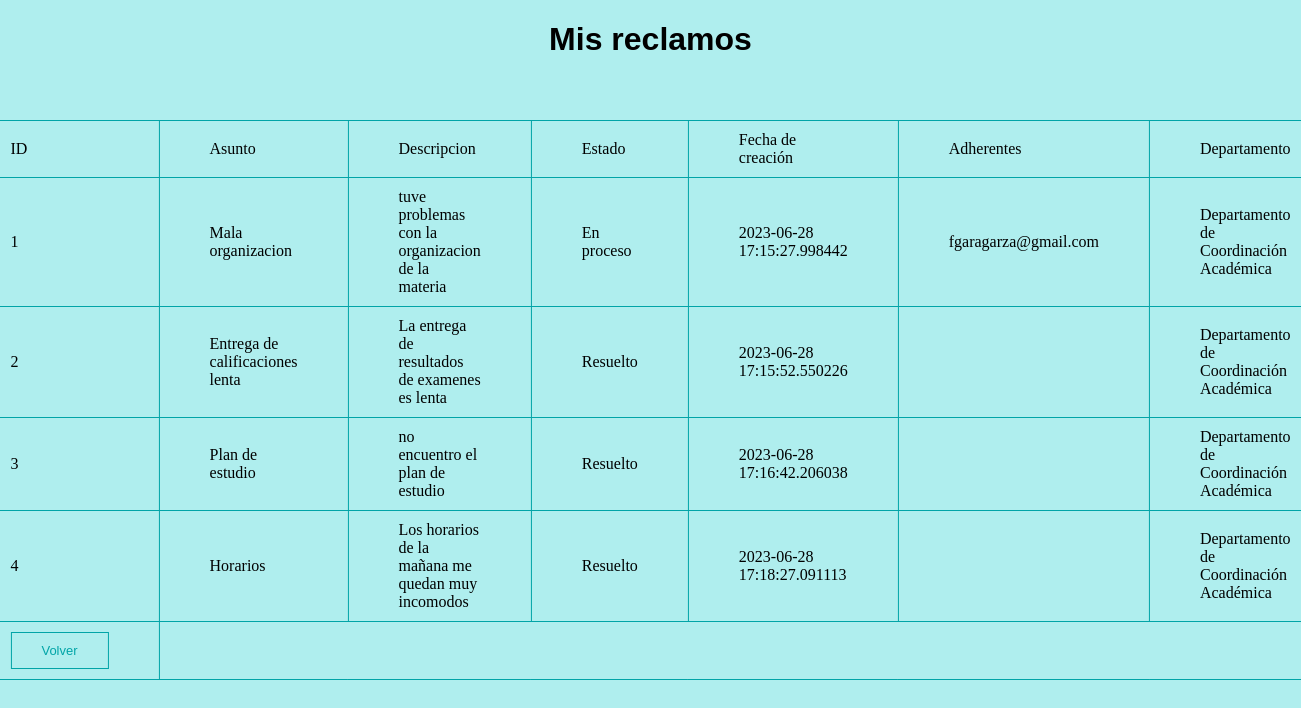
/mis_reclamos (signed in), run on the app's committed database.
### modules/classes.py (models this page shows, shortened)
class Reclamo(db.Model):
    id = db.Column(db.Integer,primary_key=True)
    usuario_creador = db.Column(db.String(100))
    asunto = db.Column(db.String(1000))
    descripcion = db.Column(db.String(1000))
    departamento_id = db.Column(db.Integer, db.ForeignKey('departamento.id'))
    departamento = db.relationship('Departamento', backref=db.backref('reclamos'))
    estado =  db.Column(db.String(100))
    adherente = db.Column(db.String(100))
    fecha = db.Column(db.DateTime, default=datetime.utcnow)

class Departamento(db.Model):
    id = db.Column(db.Integer, primary_key=True)
    nombre = db.Column(db.String(100), nullable=False)
    jefe = db.Column(db.String(200))

### server.py (the view)
@app.route("/mis_reclamos", methods=['GET','POST'])
@login_required
def mis_reclamos():
    mis_reclamos = Reclamo.query.filter_by(usuario_creador=current_user.email)
    return render_template('mis_reclamos.html',mis_reclamos=mis_reclamos)

### server.py (called while the page is built)
@login_manager.user_loader
def user_loader(user_id):
    user = Usuario.query.get(user_id)
    if user:
        if user.id in secretario_tecnico_list:
            return Secretario_tecnico.query.get(user_id)
        elif user.id in admin_list:
            return Jefe_departamento.query.get(user_id)  #en base al id clasifica al usuario actual en jefe o usuario final
        else:
            return Usuario_final.query.get(user_id)

### templates/mis_reclamos.html (shortened to what this page needs)
<!DOCTYPE html>
<html lang="en">
<html>
    <head style="background-color:paleturquoise">
    </head>
    <body style="background-color:paleturquoise">
        <h1 class="centrar_element">Mis reclamos</h1>
        <table class="centrar">
            <tr>
                <td>ID</td>
                <td>Asunto</td>
                <td>Descripcion</td>
                <td>Estado</td>
                <td>Fecha de creación</td>
                <td>Adherentes</td>
                <td>Departamento</td>
            </tr>
            {% for reclamo in mis_reclamos %}
                <tr>
                    <td> {{ reclamo.id }} </td>
                    <td> {{ reclamo.asunto }} </td>
                    <td> {{ reclamo.descripcion }} </td>
                    <td> {{ reclamo.estado }} </td>
                    <td> {{ reclamo.fecha }} </td>
                    <td> {{ reclamo.adherente }} </td>
                    <td> {{ reclamo.departamento.nombre }} </td>
                </tr>
            {% endfor %}
            <tr>
                <td><button onclick="location.href='/pantalla_principal'">Volver</button></td>
            </tr>
        </table>
    </body>

### templates/mis_reclamos.html (style rules this page uses)
table,tr,td { align-content: center; padding-top: 10px; padding-bottom: 10px; padding-right:50px; padding-left: 50px; border: 1px solid #01a4a7; border-collapse: collapse; }
button { border:1px solid #01a4a7; border-style: double; color:#01a4a7; align-content: center; background-color: paleturquoise; padding: 10px 30px; cursor: pointer; font-size: small; }
.centrar { position: absolute; top: 50%; left: 50%; transform: translate(-50%, -50%); }
h1 { color:black; font-family:Arial, Helvetica, sans-serif; }
.centrar_element { align-items: center; justify-content: center; display: flex; }

### data on the page
Reclamo: id "1", asunto "Mala organizacion", descripcion "tuve problemas con la organizacion de la materia", estado "En proceso", fecha "2023-06-28 17:15:27.998442", adherente "fgaragarza@gmail.com", departamento.nombre "Departamento de Coordinación Académica"
Reclamo: id "2", asunto "Entrega de calificaciones lenta", descripcion "La entrega de resultados de examenes es lenta", estado "Resuelto", fecha "2023-06-28 17:15:52.550226", departamento.nombre "Departamento de Coordinación Académica"
Reclamo: id "3", asunto "Plan de estudio", descripcion "no encuentro el plan de estudio", estado "Resuelto", fecha "2023-06-28 17:16:42.206038", departamento.nombre "Departamento de Coordinación Académica"
Reclamo: id "4", asunto "Horarios", descripcion "Los horarios de la mañana me quedan muy incomodos", estado "Resuelto", fecha "2023-06-28 17:18:27.091113", departamento.nombre "Departamento de Coordinación Académica"
